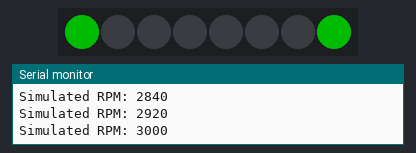
Bench run of a program on a simulated ESP32. Shown: 8 RGB LEDs in strip order, left to right, the last lines printed to the serial monitor. Dim RGB values are drawn brighter than linear.

Above: at 2.6 s.
At 7.65 s:
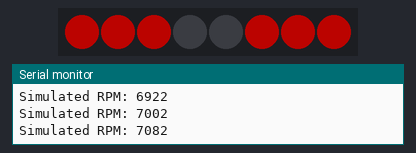
At 13.25 s:
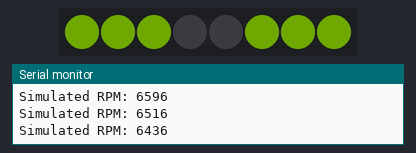
At 23.3 s:
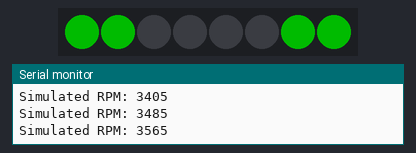
At 25.5 s:
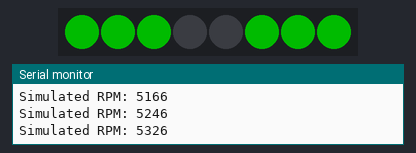
At 31.9 s:
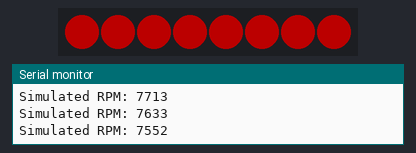
Timing chart, 0 to 39.0 s (numbered marks = the images above):
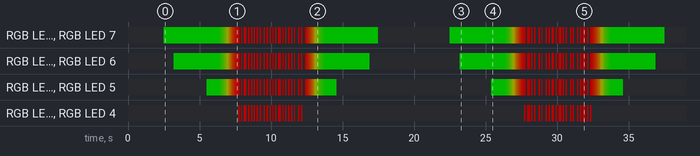

Measured:
- by itself, RGB LED 3, RGB LED 4: off → RGB(75, 0, 0) at 7.7 s, → off 0.10 s later, → RGB(75, 0, 0) 0.10 s later, → off 0.10 s later, … (82 changes in this stretch)
- by itself, RGB LED 0, RGB LED 7: off → RGB(0, 75, 0) at 2.5 s, → RGB(2, 73, 0) 3.8 s later, → RGB(8, 67, 0) 0.10 s later, → RGB(13, 62, 0) 0.10 s later, … (143 changes in this stretch)
- what the display in image 0 shows lasts 0.7 s, from 2.5 s to 3.2 s
- what the display in image 3 shows lasts 2.2 s, from 23.2 s to 25.4 s

The program:

main.cpp
```cpp
#include <WiFi.h>
#include <FastLED.h>
#include <driver/twai.h>

// Simulator option: Uncomment to simulate RPM, comment to use CAN bus
#define SIMULATE_RPM

// LED Pin Definitions
#define LED_PIN GPIO_NUM_4  // Changed to GPIO4 for WS2812B data line
#define NUM_LEDS 8          // Number of LEDs in the strip
#define LED_TYPE WS2812B
#define COLOR_ORDER GRB

// TWAI pin definitions using gpio_num_t
#define TWAI_TX_PIN GPIO_NUM_5  // Changed to GPIO5
#define TWAI_RX_PIN GPIO_NUM_6  // Changed to GPIO6

// Timing variables for 10 Hz (100ms interval)
unsigned long lastUpdateTime = 0;
const unsigned long updateInterval = 100; // 100ms = 10 Hz

// LED timing variables
bool redBlinkState = false;
unsigned long lastBlinkTime = 0;
const unsigned long blinkInterval = 100; // 100ms for 5Hz blink (on/off) at 7100+ RPM

// RPM simulation timing
unsigned long lastSimTime = 0;
const unsigned long simInterval = 100; // Update simulation every 100ms
const unsigned long simPeriod = 20000; // 20-second cycle for RPM simulation

// CAN bus debugging
unsigned long lastDebugPrint = 0;
const unsigned long debugInterval = 1000; // Debug output every 1s
uint32_t rxMsgCount = 0; // Count of received messages
uint32_t errorCount = 0; // Count of CAN errors
bool canConnected = false; // CAN bus connection status

CRGB leds[NUM_LEDS];
uint16_t rpm = 0; // Current RPM value

// Function prototypes
void updateLEDs();
void simulateRPM();

void setup() {
  Serial.begin(115200);
  delay(1000); // Wait for Serial to initialize

  // Initialize FastLED
  FastLED.addLeds<LED_TYPE, LED_PIN, COLOR_ORDER>(leds, NUM_LEDS);
  FastLED.setBrightness(75); // Brightness set to 75 (0-255)

#ifndef SIMULATE_RPM
  // Initialize TWAI (CAN)
  twai_general_config_t g_config = TWAI_GENERAL_CONFIG_DEFAULT(TWAI_TX_PIN, TWAI_RX_PIN, TWAI_MODE_NORMAL);
  twai_timing_config_t t_config = TWAI_TIMING_CONFIG_500KBITS();
  twai_filter_config_t f_config = TWAI_FILTER_CONFIG_ACCEPT_ALL();

  if (twai_driver_install(&g_config, &t_config, &f_config) != ESP_OK) {
    Serial.println("Failed to install TWAI driver");
    while (1);
  }

  if (twai_start() != ESP_OK) {
    Serial.println("Failed to start TWAI");
    while (1);
  }
  Serial.println("TWAI initialized");
  canConnected = true; // Set initial CAN connection status
#else
  Serial.println("RPM simulation enabled");
#endif

  Serial.print("MAC Address: ");
  Serial.println(WiFi.macAddress());
}

void loop() {
  unsigned long currentTime = millis();

#ifdef SIMULATE_RPM
  // Simulate RPM
  if (currentTime - lastSimTime >= simInterval) {
    simulateRPM();
    lastSimTime = currentTime;
  }
#else
  // Check CAN bus status
  twai_status_info_t status;
  twai_get_status_info(&status);

  // Check for bus-off state and attempt recovery
  if (status.state == TWAI_STATE_BUS_OFF) {
    if (canConnected) {
      Serial.println("CAN Bus-off detected, attempting recovery");
      canConnected = false;
      twai_initiate_recovery();
    }
  } else if (status.state == TWAI_STATE_STOPPED) {
    if (canConnected) {
      Serial.println("CAN Bus stopped, restarting");
      canConnected = false;
      twai_start();
    }
  } else if (status.state == TWAI_STATE_RUNNING) {
    canConnected = true;
  }

  // Check for TWAI message
  twai_message_t message;
  esp_err_t result = twai_receive(&message, pdMS_TO_TICKS(10));
  if (result == ESP_OK) {
    rxMsgCount++;
    if (message.identifier == 0x790 && message.data_length_code >= 4) {
      // Extract RPM (little-endian, unsigned, offset 2, length 2)
      rpm = (message.data[3] << 8) | message.data[2]; // Little-endian: data[2] is LSB, data[3] is MSB
      Serial.printf("CAN Msg: ID=0x%X, DLC=%d, Data=[%02X %02X %02X %02X], RPM=%d\n",
                    message.identifier, message.data_length_code,
                    message.data[0], message.data[1], message.data[2], message.data[3], rpm);
    }
  } else if (result != ESP_ERR_TIMEOUT) {
    errorCount++;
    Serial.printf("TWAI receive error: 0x%X\n", result);
  }

  // Periodic debug output
  if (currentTime - lastDebugPrint >= debugInterval) {
    Serial.printf("CAN Status: %s, Rx Count: %lu, Errors: %lu, Bus Errors: %lu, Rx Missed: %lu\n",
                  canConnected ? "Connected" : "Disconnected",
                  rxMsgCount, errorCount, status.bus_error_count, status.rx_missed_count);
    lastDebugPrint = currentTime;
  }
#endif

  // Update LEDs at 10 Hz
  if (currentTime - lastUpdateTime >= updateInterval) {
    updateLEDs();
    FastLED.show();
    lastUpdateTime = currentTime;
  }
}

void updateLEDs() {
  CRGB color;

  // Calculate number of LED pairs to light (0 to 4 pairs)
  int numPairs = constrain(map(rpm, 0, 7100, 0, 4), 0, 4);

  // Determine color based on RPM
  if (rpm < 3000) {
    color = CRGB(0, 0, 0); // Off below 3000 RPM
  } else if (rpm < 6000) {
    // Solid green from 3000 to 6000 RPM
    color = CRGB(0, 255, 0);
  } else if (rpm <= 7100) {
    // Fade from green to red (6000 to 7100 RPM)
    uint8_t t = map(rpm, 6000, 7100, 0, 255);
    uint8_t red = t;
    uint8_t green = 255 - t; // Scale green down (255 to 0)
    color = CRGB(red, green, 0);
  } else {
    // Blink red at 7100+ RPM
    if (millis() - lastBlinkTime >= blinkInterval) {
      redBlinkState = !redBlinkState;
      lastBlinkTime = millis();
    }
    color = redBlinkState ? CRGB(255, 0, 0) : CRGB(0, 0, 0);
    numPairs = 4; // All LEDs blink at 7100+ RPM
  }

  // Set LEDs from ends to center based on numPairs
  for (int i = 0; i < NUM_LEDS; i++) {
    leds[i] = CRGB(0, 0, 0); // Default to off
    if (numPairs >= 1 && (i == 0 || i == 7)) leds[i] = color; // Pair 1: Ends
    if (numPairs >= 2 && (i == 1 || i == 6)) leds[i] = color; // Pair 2
    if (numPairs >= 3 && (i == 2 || i == 5)) leds[i] = color; // Pair 3
    if (numPairs >= 4 && (i == 3 || i == 4)) leds[i] = color; // Pair 4: Center
  }
}

void simulateRPM() {
  // Simulate RPM: 1000 to 9000 over 10s, then 9000 to 1000 over 10s (20s cycle)
  float cycleTime = (millis() % simPeriod) / 1000.0; // Time in seconds (0 to 20s)
  if (cycleTime <= 10.0) {
    // Ramp-up: 1000 to 9000
    rpm = 1000 + (uint16_t)(8000 * cycleTime / 10.0);
  } else {
    // Ramp-down: 9000 to 1000
    rpm = 9000 - (uint16_t)(8000 * (cycleTime - 10.0) / 10.0);
  }
  Serial.print("Simulated RPM: ");
  Serial.println(rpm);
}
```
